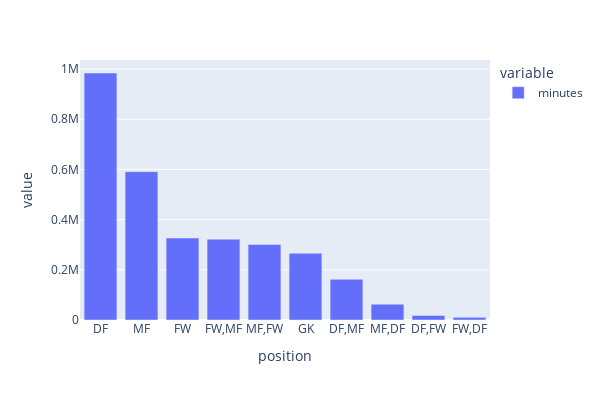

Notebook source saved alongside this figure:
### Code cell
# Plot bar chart which position plays the most minutes
fig22 = px.bar(position_minutes_df[:10],width=600,height=400)
fig22

### Figure 1 — Plotly figure (JSON) as saved in the notebook; plotly's stock layout.template omitted (floating-point values rounded to 4 significant figures)
{"data": [{"alignmentgroup": "True", "hovertemplate": "variable=minutes<br>position=%{x}<br>value=%{y}<extra></extra>", "legendgroup": "minutes", "marker": {"color": "#636efa", "pattern": {"shape": ""}}, "name": "minutes", "offsetgroup": "minutes", "orientation": "v", "showlegend": true, "textposition": "auto", "type": "bar", "x": ["DF", "MF", "FW", "FW,MF", "MF,FW", "GK", "DF,MF", "MF,DF", "DF,FW", "FW,DF"], "xaxis": "x", "y": [984331, 591090, 326750, 322182, 301127, 265953, 162296, 63246, 18118, 10480], "yaxis": "y"}], "layout": {"barmode": "relative", "height": 400, "legend": {"title": {"text": "variable"}, "tracegroupgap": 0}, "margin": {"t": 60}, "width": 600, "xaxis": {"anchor": "y", "domain": [0, 1], "title": {"text": "position"}}, "yaxis": {"anchor": "x", "domain": [0, 1], "title": {"text": "value"}}}}
